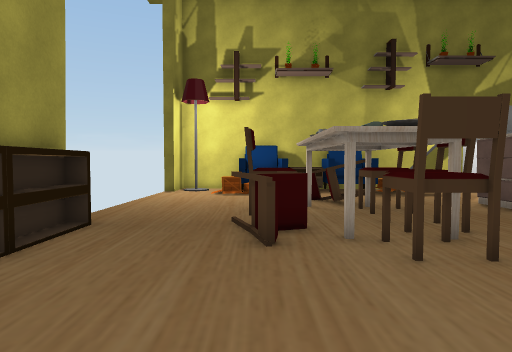
view 1 (above)

17 first-person views from a walk through a scene from a Unity 3-D project. The camera is 1.3 m above the floor, tilts 4° down and sees 75° across. The floor is counted in squares, 1 m on a side. Each view is taken from the middle of a square. On the plan, view 1 faces up. The plan holds only what a view shows up to about 14 squares ahead; the rest is blank. The place goes on beyond the plan. Door leaves are left out, so doorways stand open. Some surface patterns are stand-ins.

view 2
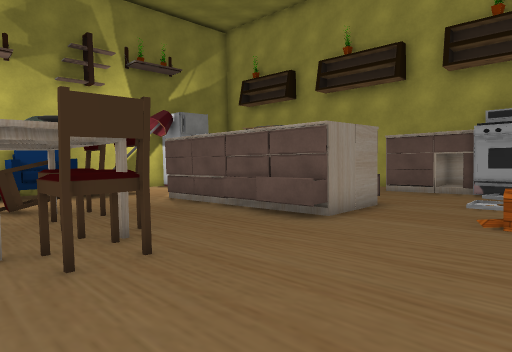

view 3
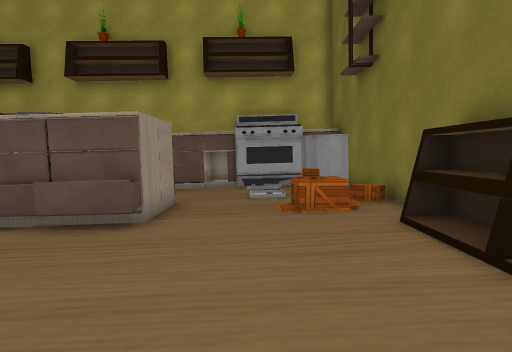

view 4
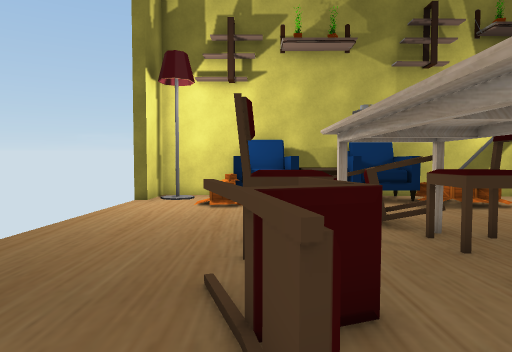

view 5
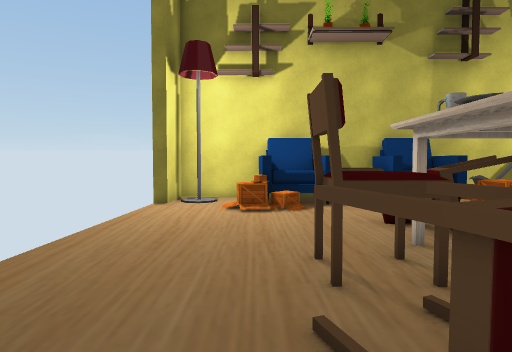

view 6
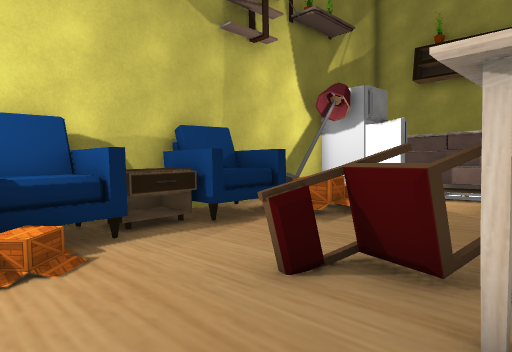

view 7
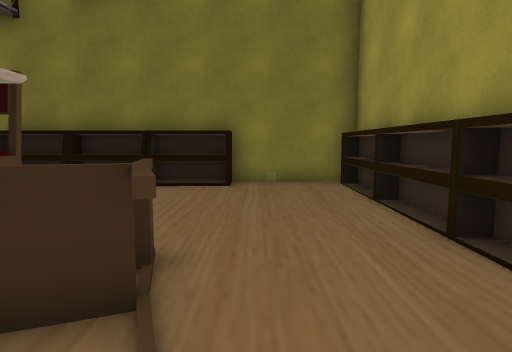

view 8
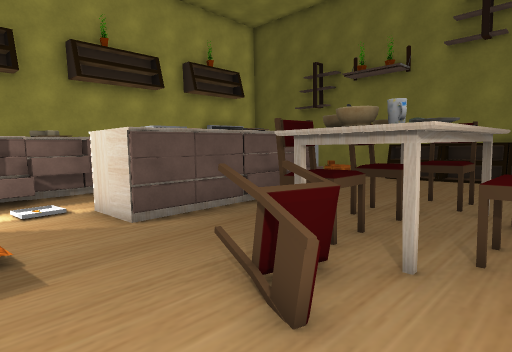

view 9
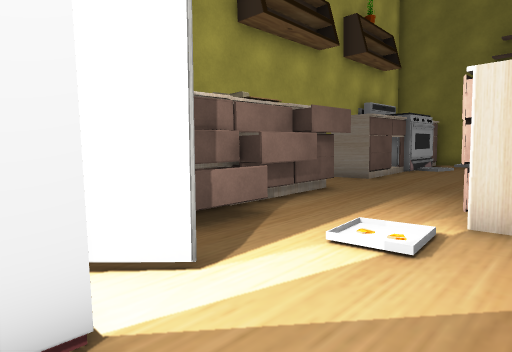

view 10
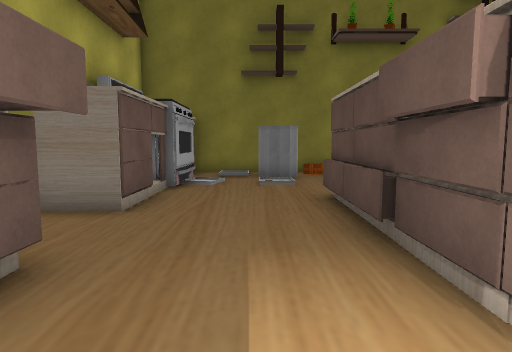

view 11
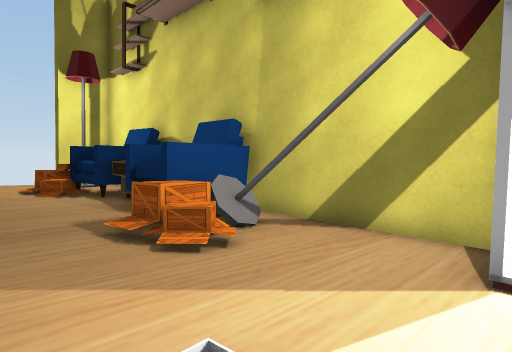

view 12
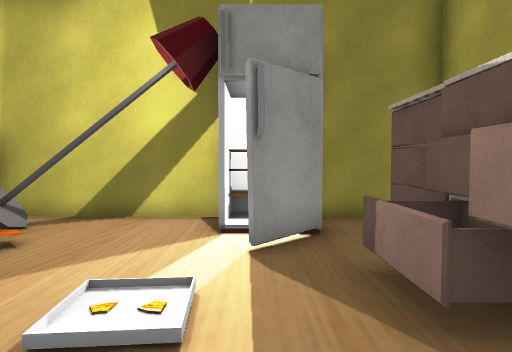

view 13
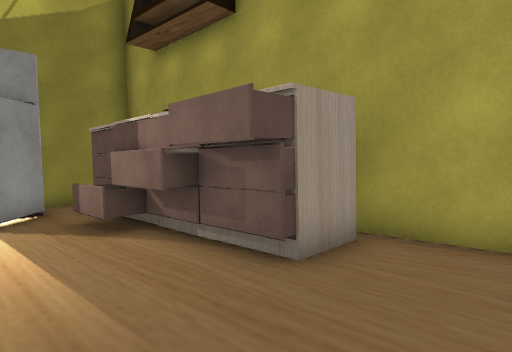

view 14
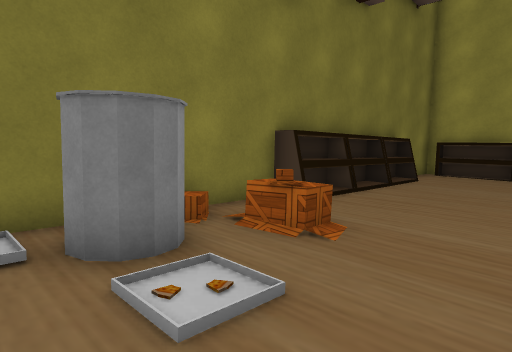

view 15
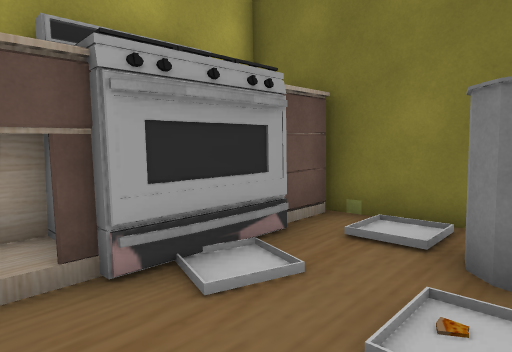

view 16
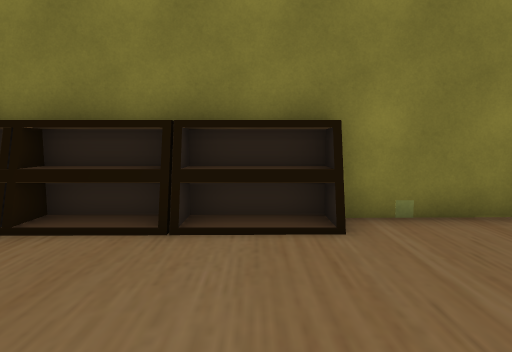

view 17
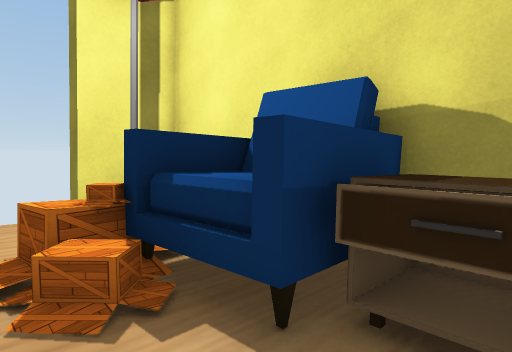

### Floor plan
Key: @ floor where view 1 was taken; # wall or solid block; x gap in a wall; . main floor; : floor 0.25 m higher than the main floor; - floor 0.25 m lower than the main floor; _ floor 0.5 m lower than the main floor; / step, stairs or slope; D open door; = window, fence, low wall or low ledge; O other object.
Columns run from 5 left of view 1 to 17 right of it. Each row starts with its distance up from view 1.
 18  ####OO##O#######O #
 17  #O-OOOOOOOO=#__OO #
 16 ##-OOOOOOOOO#-___# #
 15  ---O/-----OOO--- -##
 14  -----------------OO#
 13  ------O----------OO#
 12  ------OOO------/--O#
 11  ------OO----O#O---O#
 10  ....OOOOO---###---O#
  9  ....OO.OO...###---O###
  8  .....O......###......#
  7  #...OO.OO...O#O......#
  6  O...O.OO...O###....O##
  5  #...O.OO...O##O....##
  4  O..........OO#O...D##
  3  O:::::::..........DO#
  2  #:::::::::::::::.. OO
  1  O:::::::::::OO::::
  0  O:::@::::::::O:#//OO
 -1  #:::OOOOOOOO::/x:/:#
 -2  ####################

Where each view was taken, in squares from view 1:
view 1: 0 up, 0 right, facing up
view 2: 0 up, 1 right, facing up-right
view 3: 2 up, 1 right, facing right
view 4: 4 up, 0 right, facing up
view 5: 5 up, 1 left, facing up
view 6: 10 up, 1 left, facing up-right
view 7: 9 up, 1 left, facing down
view 8: 15 up, 0 right, facing down-right
view 9: 17 up, 9 right, facing down-right
view 10: 12 up, 12 right, facing down
view 11: 12 up, 12 right, facing up-left
view 12: 10 up, 12 right, facing up
view 13: 6 up, 11 right, facing up-right
view 14: 4 up, 13 right, facing down-left
view 15: 4 up, 11 right, facing down-right
view 16: 4 up, 1 right, facing down
view 17: 14 up, 3 right, facing up-left
